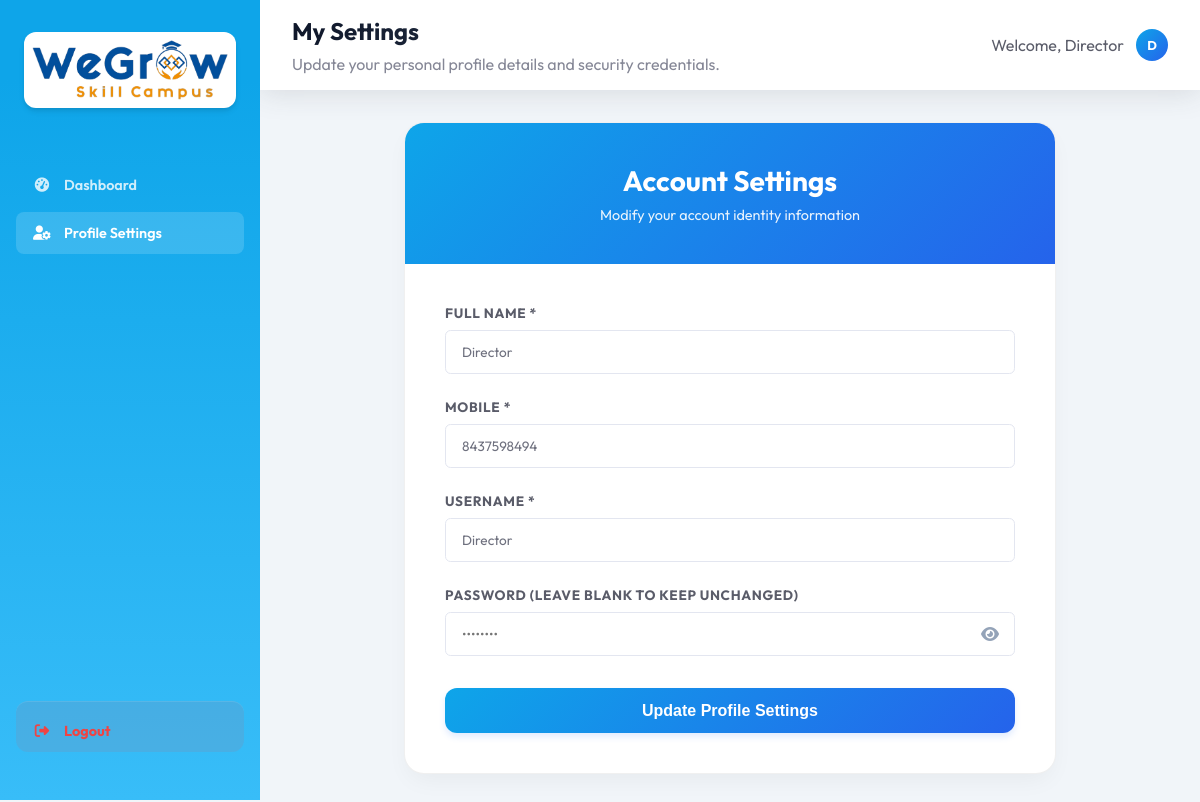
/director_profile.php (signed in), run on the app's committed database.
### tables this page shows
CREATE TABLE `tc_users` (
  `id` int(11) NOT NULL AUTO_INCREMENT,
  `created_date_time` datetime DEFAULT NULL,
  `updated_date_time` datetime DEFAULT NULL,
  `company_id` mediumtext DEFAULT NULL,
  `user_id` mediumtext DEFAULT NULL,
  `username` mediumtext DEFAULT NULL,
  `password` mediumtext DEFAULT NULL,
  `role` mediumtext DEFAULT NULL,
  `role_id` varchar(255) DEFAULT NULL,
  `name` mediumtext DEFAULT NULL,
  `email` mediumtext DEFAULT NULL,
  `mobile` mediumtext DEFAULT NULL,
  `custom_id` mediumtext DEFAULT NULL,
  `unique_number` mediumtext DEFAULT NULL,
  `deleted` int(11) NOT NULL DEFAULT 0,
  PRIMARY KEY (`id`)
);

### common_file.php (called while the page is built, shortened)
<?php
    require_once 'main/basic_functions.php';
    $full_name = $_SESSION['full_name'] ?? 'Guest User';
?>

### main/basic_functions.php (called while the page is built, shortened)
<?php
    class Basic_Functions extends Database {
        public $con;
        public function getCompanyId() {
            return $_SESSION['company_id'] ?? null;
        }
        public function getTableRecords($table, $field = '', $value = '', $orderby = 'id DESC') {
            $con = $this->con;
            $sql = "SELECT * FROM $table WHERE deleted = :deleted";
            $params = [":deleted" => 0];
            $company_id = $this->getCompanyId();
            if ($table === $GLOBALS['user_table']) {
                $sql .= " AND LOWER(role) != 'admin'";
            }
            if (!empty($field)) {
                $sql .= " AND $field = :$field";
                $params[":$field"] = $value;
            }
            $sql .= " ORDER BY $orderby";
            $stmt = $con->prepare($sql);
            $stmt->execute($params);
            return $stmt->fetchAll();
        }
    }
?>

### director_profile.php (the view, shortened to what this page needs)
<?php
require_once 'common_file.php';
$user_records = $bf->getTableRecords($GLOBALS['user_table'], 'user_id', $user_id);
$u_data = !empty($user_records) ? $user_records[0] : [];
$name = $u_data['name'] ?? '';
$mobile = $u_data['mobile'] ?? '';
$username = $u_data['username'] ?? '';
?>
<!DOCTYPE html>
<html lang="en">
<head>
    <link rel="stylesheet" href="assets/css/style.css">
    <link rel="stylesheet" href="https://cdnjs.cloudflare.com/ajax/libs/font-awesome/5.15.4/css/all.min.css">
</head>
<body>
    <?php include 'sidebar.php'; ?>
    <div class="main-content">
        <div class="header" style="margin-bottom: 2rem;">
            <div>
                <h2 style="margin: 0; font-weight: 700; background: linear-gradient(to right, #0f172a, #334155); -webkit-background-clip: text; -webkit-text-fill-color: transparent;">My Settings</h2>
                <p style="color: var(--text-muted); margin: 0.5rem 0 0 0;">Update your personal profile details and security credentials.</p>
            </div>
            <div class="user-profile">
                <span>Welcome, <?php echo htmlspecialchars($full_name); ?></span>
                <div class="avatar" style="background: var(--primary-gradient); color: white;"><?php echo substr($username, 0, 1); ?></div>
            </div>
        </div>
        <div class="profile-container">
            <div class="profile-header-gradient">
                <h2>Account Settings</h2>
                <p>Modify your account identity information</p>
            </div>
            <div class="profile-form-body">
                <form id="director_profile_form" onsubmit="saveProfile(event)">
                    <div class="form-group" style="margin-bottom: 1.5rem;">
                        <label class="form-label-premium">Full Name *</label>
                        <input type="text" name="name" class="form-input-premium" value="<?php echo htmlspecialchars($name); ?>" required>
                    </div>
                    <div class="form-group" style="margin-bottom: 1.5rem;">
                        <label class="form-label-premium">Mobile *</label>
                        <input type="text" name="mobile" class="form-input-premium" value="<?php echo htmlspecialchars($mobile); ?>" required>
                    </div>
                    <div class="form-group" style="margin-bottom: 1.5rem;">
                        <label class="form-label-premium">Username *</label>
                        <input type="text" name="username" class="form-input-premium" value="<?php echo htmlspecialchars($username); ?>" required>
                    </div>
                    <div class="form-group" style="margin-bottom: 2rem;">
                        <label class="form-label-premium">Password (Leave blank to keep unchanged)</label>
                        <div style="position: relative; display: flex; align-items: center;">
                            <input type="password" name="password" id="password_field" class="form-input-premium" style="padding-right: 2.5rem;" placeholder="••••••••">
                            <span id="eye_toggle" style="position: absolute; right: 1rem; cursor: pointer; color: #94a3b8; display: flex; align-items: center; justify-content: center; z-index: 10;">
                                <i class="fas fa-eye" id="eye_icon"></i>
                            </span>
                        </div>
                    </div>
                    <button type="submit" class="btn-submit-premium">Update Profile Settings</button>
                </form>
            </div>
        </div>
    </div>
</body>
</html>

### assets/css/style.css (style rules this page uses)
:root { --primary: #0ea5e9; --primary-hover: #0284c7; --bg: #f8f9fc; --sidebar-bg: #0ea5e9; --sidebar-gradient: linear-gradient(180deg, #0ea5e9 10%, #38bdf8 100%); --card: #ffffff; --text: #5a5c69; --text-muted: #858796; --border: #e3e6f0; --sidebar-width: 260px; }
body { margin: 0; font-family: 'Outfit', sans-serif; background: var(--bg); color: var(--text); display: flex; min-height: 100vh; overflow-x: hidden; }
.main-content { flex-grow: 1; padding: 2rem 3rem; min-width: 0; }
.form-group { margin-bottom: 1.25rem; }
.form-group label { display: block; margin-bottom: 0.5rem; color: var(--text); font-weight: 700; font-size: 0.85rem; }
.form-group input, .form-group textarea, .form-group select { width: 100%; padding: 0.75rem 1rem; background: #ffffff; border: 1px solid var(--border); border-radius: 0.35rem; color: #6e707e; box-sizing: border-box; font-family: inherit; font-size: 0.85rem; }
.header { display: flex; justify-content: space-between; align-items: center; margin-bottom: 2rem; background: #fff; padding: 1rem 2rem; margin: -2rem -3rem 2rem -3rem; box-shadow: 0 0.15rem 1.75rem 0 rgba(58, 59, 69, 0.15); }
.user-profile { display: flex; align-items: center; gap: 0.75rem; }
.avatar { width: 32px; height: 32px; background: var(--primary); color: white; border-radius: 50%; display: flex; align-items: center; justify-content: center; font-weight: 700; font-size: 0.8rem; }

### director_profile.php (style rules this page uses)
:root { --primary-gradient: linear-gradient(135deg, #0ea5e9 0%, #2563eb 100%); --glass-bg: rgba(255, 255, 255, 0.75); --glass-border: rgba(255, 255, 255, 0.5); }
body { font-family: 'Outfit', sans-serif; background-color: #f1f5f9; }
.profile-container { max-width: 650px; margin: 2rem auto; background: #ffffff; border-radius: 1.25rem; border: 1px solid rgba(0,0,0,0.06); box-shadow: 0 10px 25px -5px rgba(0,0,0,0.05); overflow: hidden; }
.profile-header-gradient { background: var(--primary-gradient); padding: 2.5rem; color: white; text-align: center; }
.profile-header-gradient h2 { margin: 0; font-size: 1.75rem; font-weight: 700; }
.profile-header-gradient p { margin: 0.5rem 0 0 0; opacity: 0.9; font-size: 0.9rem; }
.profile-form-body { padding: 2.5rem; }
.form-label-premium { font-weight: 600; color: #334155; margin-bottom: 0.5rem; display: block; font-size: 0.875rem; text-transform: uppercase; letter-spacing: 0.05em; }
.form-input-premium { width: 100%; padding: 0.75rem 1rem; border-radius: 0.75rem; border: 1.5px solid #e2e8f0; font-family: inherit; font-size: 0.9rem; background: #f8fafc; outline: none; transition: all 0.2s; box-sizing: border-box; }
.btn-submit-premium { width: 100%; padding: 0.85rem; background: var(--primary-gradient); color: white; border: none; border-radius: 0.75rem; font-weight: 700; font-size: 1rem; cursor: pointer; box-shadow: 0 4px 6px rgba(59, 130, 246, 0.15); transition: transform 0.2s, box-shadow 0.2s; }

### data on the page
tc_users: username "D", name "Director", mobile "8437598494", username "Director"

### other printed values
$full_name "Director"
